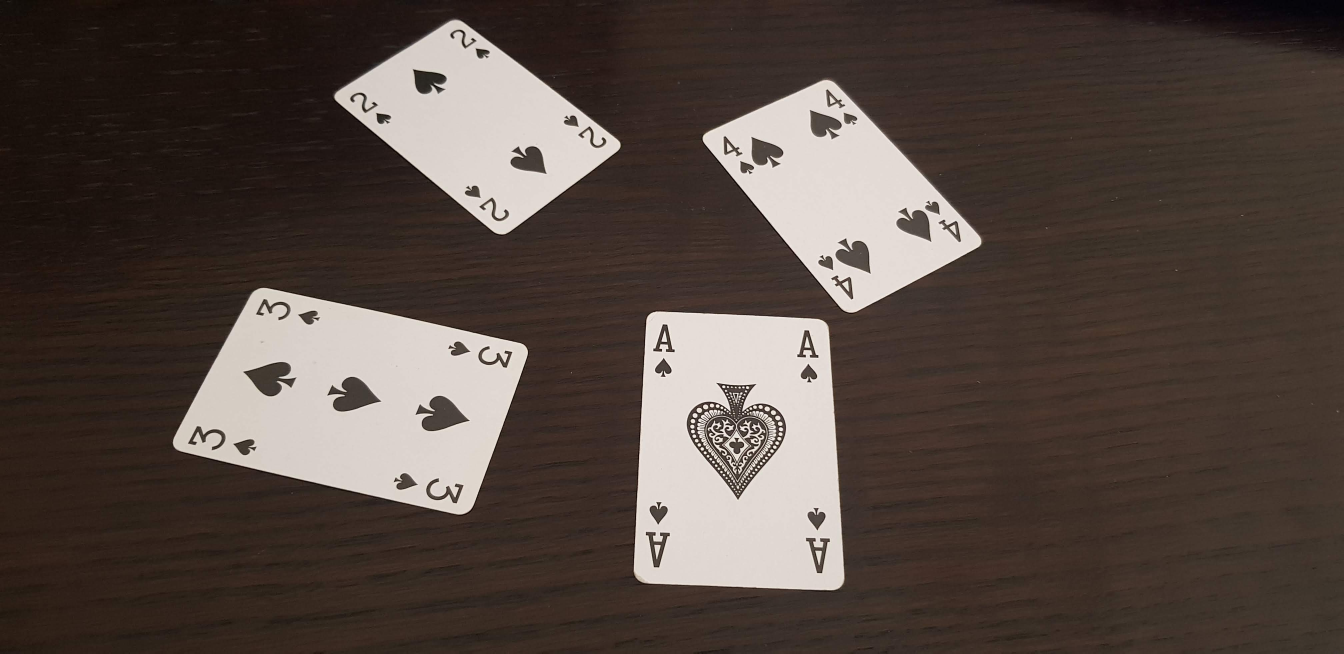
#> input picture Card_Detection/Input_Images/test_01.jpg, 4032 x 1960 px, found by its file name (shown at 1/3 size)
$ python card_detection.py   (older library calls are emulated)
#> lines starting #> are read from the running program, lines starting #| are printed output that depends on the picture; after the words box and inside, x2 and y2 are one past the last pixel; in counts of white or black regions, pixels touching at a corner belong together
### Card_Detection/card_detector.py
"""
MTRX5700 - Experimental Robotics
Major Project - Blackjack Robot
Year: 2021
Group 5 - Curry Shop

CardDetector.py
File to detect and extract cards in an image.
"""

# Imports
import cv2 as cv

# Card detector class
class Card_Detector:

    # Constructor
    def __init__(self):

        # Set value for threshold filter
        self.THRESH = 120

        # Set maximum and minimum card area
        self.CARD_AREA_MAX = 1000000
        self.CARD_AREA_MIN = 20000

    # Preprocess image
    def preprocess(self, image):

        # Convert to grayscale
        gray = cv.cvtColor(image, cv.COLOR_BGR2GRAY)
        # Apply blur
        blur = cv.GaussianBlur(gray, (5,5), 0)

        # Extract level of background to compute an adaptive threshold
        w, h = image.shape[0:2]
        # bkg_level = gray[int(h/100)][int(w/2)]
        bkg_level = gray[0][0]
        thresh_filter = bkg_level + self.THRESH

        # Filter with adaptive threshold
        _, thresh_img = cv.threshold(blur, thresh_filter, 255, cv.THRESH_BINARY)

        # Return thresholded image
        return thresh_img

    # Find cards by examining contours in image
    def find_cards(self, img):

        # Extract contours
        # contours, heir = cv.findContours(img, cv.RETR_TREE, cv.CHAIN_APPROX_SIMPLE)
        _, contours, _ = cv.findContours(img, cv.RETR_EXTERNAL, cv.CHAIN_APPROX_SIMPLE)
        # Sort contours
        contours = sorted(contours, key=cv.contourArea, reverse=True)

        # Empty list of contours
        card_contours = []

        # Iterate through contour found
        for i in contours:

            # Get size of contour
            size = cv.contourArea(i)
            # Get perimeter
            perimeter = cv.arcLength(i, True)
            # Get vertices of contour
            vertices = cv.approxPolyDP(i, 0.01*perimeter, True)

            # Check if area is within bounds and contour has 4 vertices
            if ((size < self.CARD_AREA_MAX) and (size > self.CARD_AREA_MIN) and (len(vertices) == 4)):
                # Append to new list
                card_contours.append(i)

        # Reprort number of cards found
        print(len(card_contours), "cards found.")

        # Return contours of cards
        return card_contours


### Card_Detection/card_detection.py
"""
MTRX5700 - Experimental Robotics
Major Project - Blackjack Robot
Year: 2021
Group 5 - Curry Shop

card-labelling.py
File to detect and extract cards in an image.
"""

# Imports
from card_detector import Card_Detector
import cv2 as cv
import sys

# Function to scale image
def scale_img(src_img, scale):

    # Extract image dimensions
    height = src_img.shape[0]
    width = src_img.shape[1]

    # Scale dimensions
    new_height = int(height * scale/100)
    new_width = int(width * scale/100)

    # Resize image
    img = cv.resize(src_img, (new_width, new_height), interpolation = cv.INTER_AREA)

    # Return new image
    return img


# Main function
if __name__ == "__main__":

    # If extra arguments are given
    if len(sys.argv) == 2:
        # Set path
        img_path = sys.argv[1]
    else:
        # Default image path
        img_path = "Input_Images\\test_01.jpg"

    # Create card detector
    detector = Card_Detector()

    # Read image and scale down
    img1 = cv.imread(img_path)
#> img1 is the input picture: shape (1960, 4032, 3); mean B, G, R 65.6, 72, 84.1
    # cv.imshow("image1", img1)
    cv.imshow("image1", scale_img(img1, 20))
#> in scale_img, `img = cv.resize(src_img, (new_width, new_height), interpolation = cv.I..`:
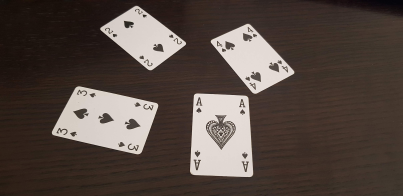
#> img: shape (392, 806, 3) (shown at 1/2 size); mean B, G, R 65.6, 72, 84.1

    # Preprocess image
    img2 = detector.preprocess(img1)
#> in preprocess, `bkg_level = gray[0][0]`: bkg_level = 22
#> in preprocess, `thresh_filter = bkg_level + self.THRESH`: thresh_filter = 142
#> in preprocess, `_, thresh_img = cv.threshold(blur, thresh_filter, 255, cv.THRESH_BINARY)`:
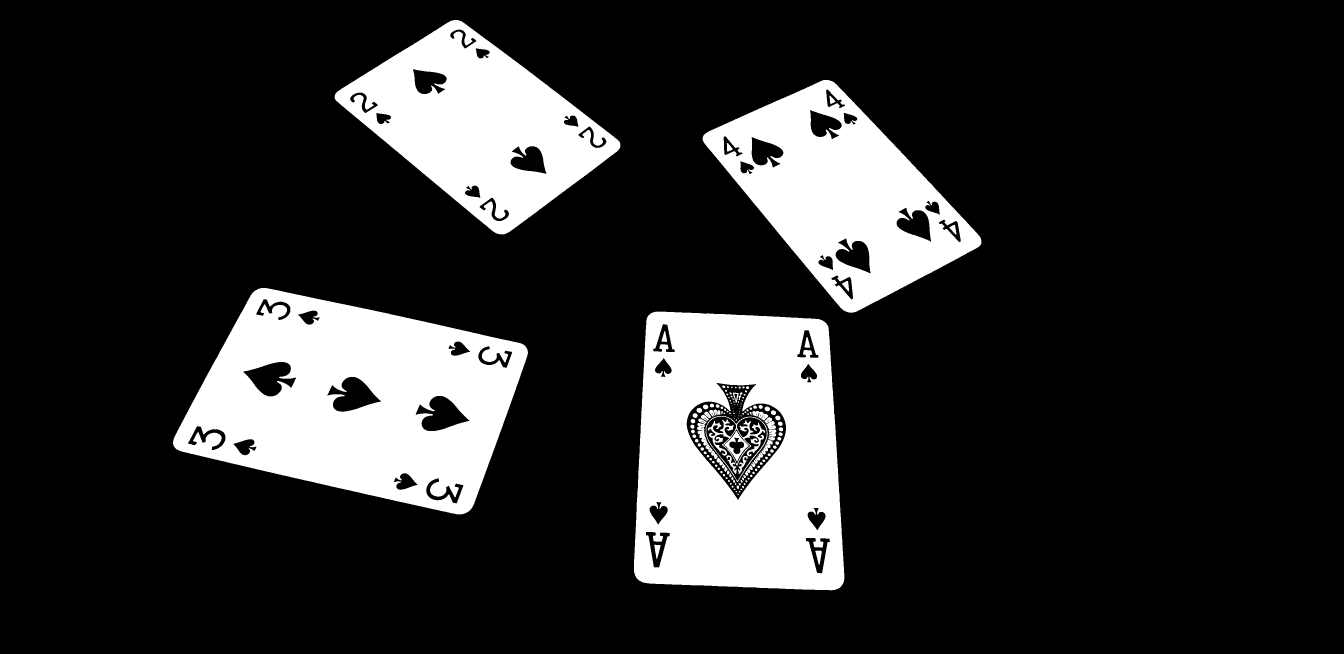
#> thresh_img: shape (1960, 4032) (shown at 1/3 size); 17.6% white; 143 white regions (34 under 20 px)
    # cv.imshow("image2", img2)
    cv.imshow("image2", scale_img(img2, 20))
#> call 2 of scale_img, with scale = 20
#> in scale_img (call 2), `img = cv.resize(src_img, (new_width, new_height), interpolation = cv.I..`:
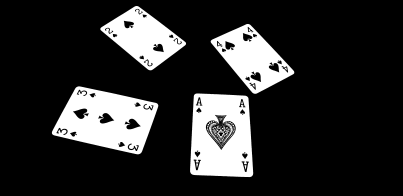
#> img: shape (392, 806) (shown at 1/2 size); min 0, max 255, mean 45

    # Find contours of cards
    contours = detector.find_cards(img2)
#> in find_cards, `_, contours, _ = cv.findContours(img, cv.RETR_EXTERNAL, cv.CHAIN_APPRO..`: contours = 4 contours; box (x1, y1, x2, y2) and area: (1902, 935, 2533, 1771) 479592, (519, 864, 1584, 1543) 477058, (2108, 240, 2944, 938) 300489, (1004, 60, 1861, 703) 282797
#> the loop in find_cards, `for i in contours:` made 4 passes
#> (size, perimeter, vertices) on passes 1 to 4: (479592, 2813.1, [[1952, 940], [1909, 1733], [2518, 1763], [2480, 972]]), (477058, 3001.3, [[758, 877], [524, 1342], [1410, 1530], [1577, 1040]]), (300489, 2336.5, [[2470, 240], [2108, 420], [2558, 937], [2943, 719]]), (282797, 2262.6, [[1357, 61], [1004, 294], [1512, 702], [1860, 430]])
#> after the loop in find_cards, `for i in contours:`: card_contours has the same summary as contours
#| 4 cards found.

    # Draw contours
    img3 = cv.drawContours(img1, contours, -1, (255,0,0), 10)
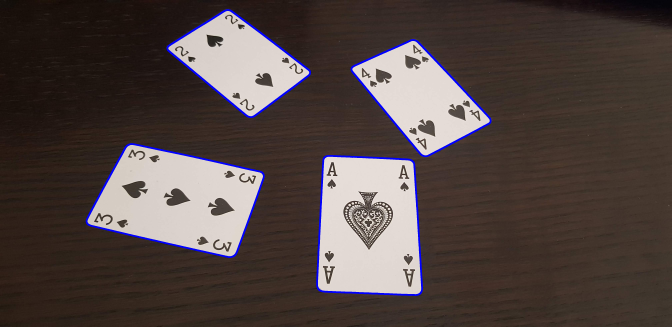
#> img3: shape (1960, 4032, 3) (shown at 1/6 size); mean B, G, R 67.4, 70, 82
    # cv.imshow("image3", img3)
    cv.imshow("image3", scale_img(img3, 20))
#> call 3 of scale_img, with scale = 20
#> in scale_img (call 3), `img = cv.resize(src_img, (new_width, new_height), interpolation = cv.I..`:
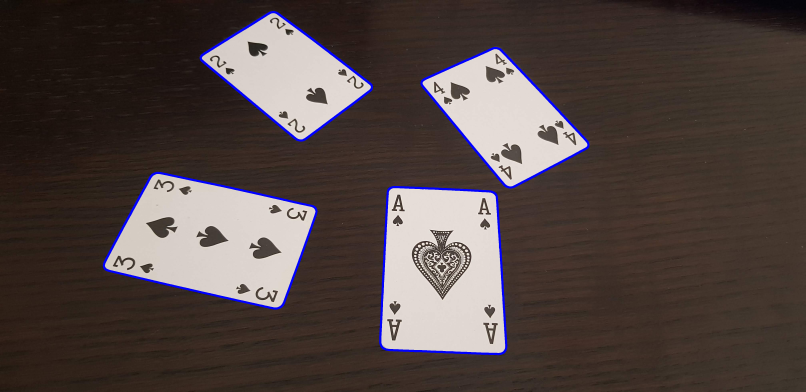
#> img: shape (392, 806, 3); mean B, G, R 67.4, 70, 82

    # Wait for keystroke
    cv.waitKey(0)

    # Close all windows
    cv.destroyAllWindows()

$ run again, with Card_Detection/Input_Images/test_02.jpg copied over Card_Detection/Input_Images/test_01.jpg
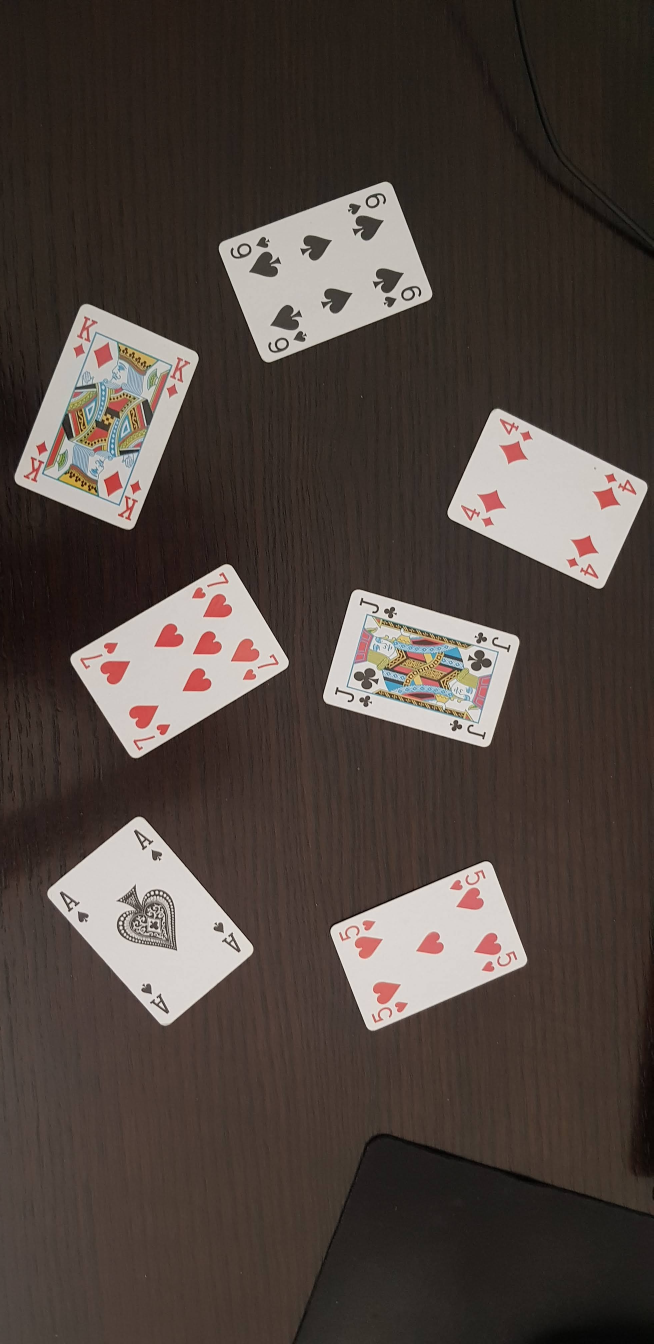
#> input picture Card_Detection/Input_Images/test_02.jpg, 1960 x 4032 px, found by its file name (shown at 1/3 size)
#> img1 is the input picture: shape (4032, 1960, 3); mean B, G, R 63.1, 68.8, 79.4
#> bkg_level = 33
#> thresh_filter = 153
#> in preprocess, `_, thresh_img = cv.threshold(blur, thresh_filter, 255, cv.THRESH_BINARY)`:
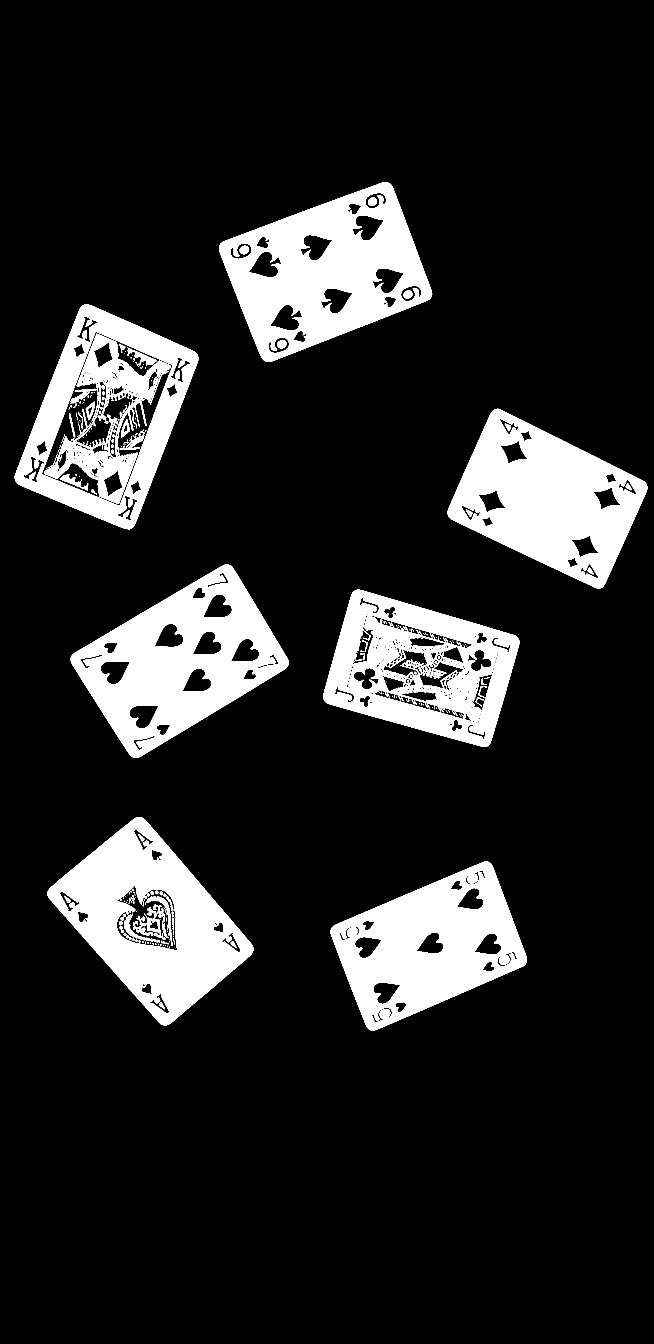
#> thresh_img: shape (4032, 1960) (shown at 1/3 size); 14.5% white; 321 white regions (171 under 20 px)
#> img: shape (806, 392)
#> in find_cards, `_, contours, _ = cv.findContours(img, cv.RETR_EXTERNAL, cv.CHAIN_APPRO..`: contours = 7 contours; box (x1, y1, x2, y2) and area: (44, 913, 595, 1588) 223645, (657, 546, 1297, 1086) 211224, (212, 1693, 866, 2274) 203762, (142, 2451, 760, 3077) 198889, (1343, 1226, 1942, 1765) 185354, (970, 1769, 1558, 2241) 183686, (991, 2585, 1581, 3092) 176254
#> the loop in find_cards, `for i in contours:` made 7 passes
#> (size, perimeter, vertices) on passes 1 to 5: (223645, 2035.6, [[255, 913], [44, 1435], [389, 1587], [594, 1070]]), (211224.5, 1972.3, [[1170, 551], [661, 731], [791, 1080], [1292, 893]]), (203762, 1930.6, [[693, 1697], [215, 1966], [396, 2270], [862, 1999]]), (198889, 1832.6, [[412, 2451], [142, 2683], [496, 3076], [759, 2842]]), (185354.5, 1849.6, [[1482, 1229], [1346, 1550], [1806, 1762], [1938, 1450]])
#> after the loop in find_cards, `for i in contours:`: card_contours has the same summary as contours
#| 7 cards found.
#> in scale_img (call 3), `img = cv.resize(src_img, (new_width, new_height), interpolation = cv.I..`:
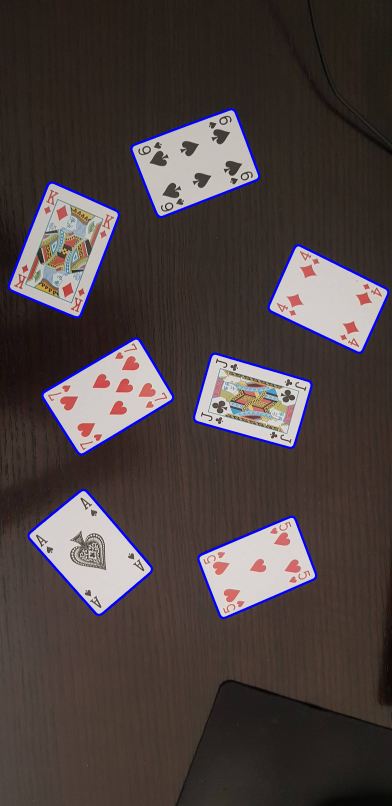
#> img: shape (806, 392, 3); mean B, G, R 65.3, 66.3, 76.8

$ run again, with Card_Detection/Input_Images/test_04.jpg copied over Card_Detection/Input_Images/test_01.jpg
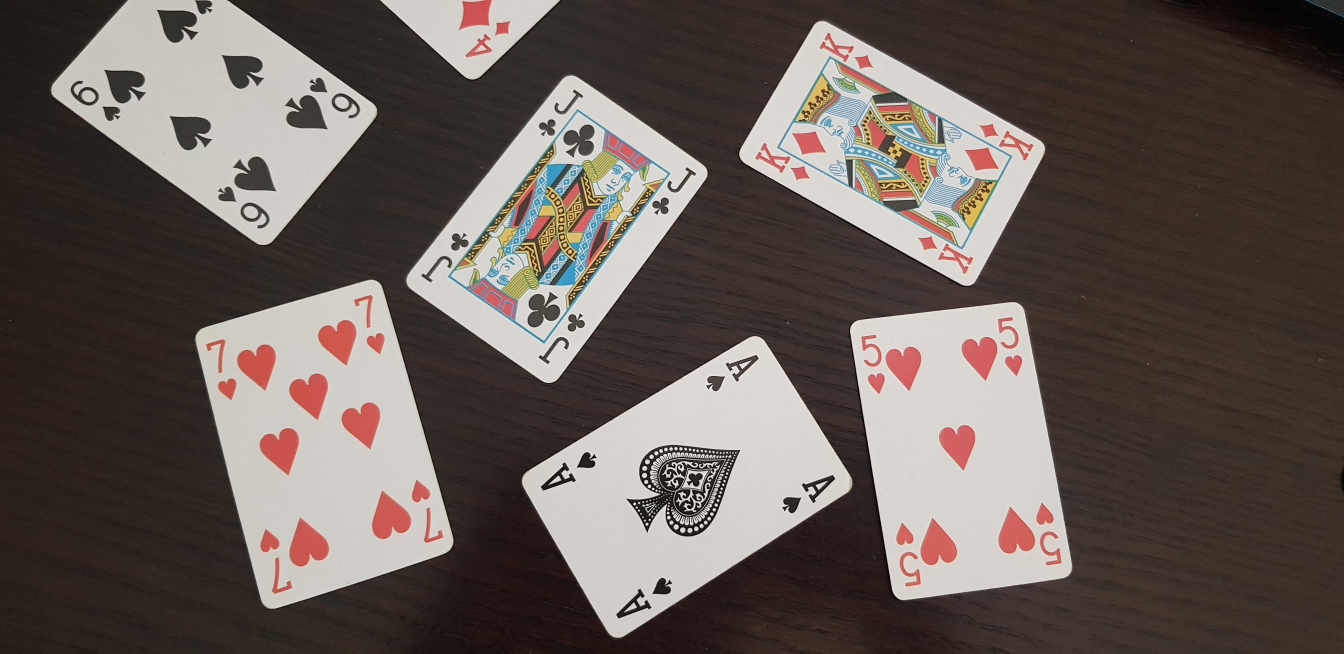
#> input picture Card_Detection/Input_Images/test_04.jpg, 4032 x 1960 px, found by its file name (shown at 1/3 size)
#> img1 is the input picture: shape (1960, 4032, 3); mean B, G, R 85.6, 90.8, 101.3
#> bkg_level = 27
#> thresh_filter = 147
#> in preprocess, `_, thresh_img = cv.threshold(blur, thresh_filter, 255, cv.THRESH_BINARY)`:
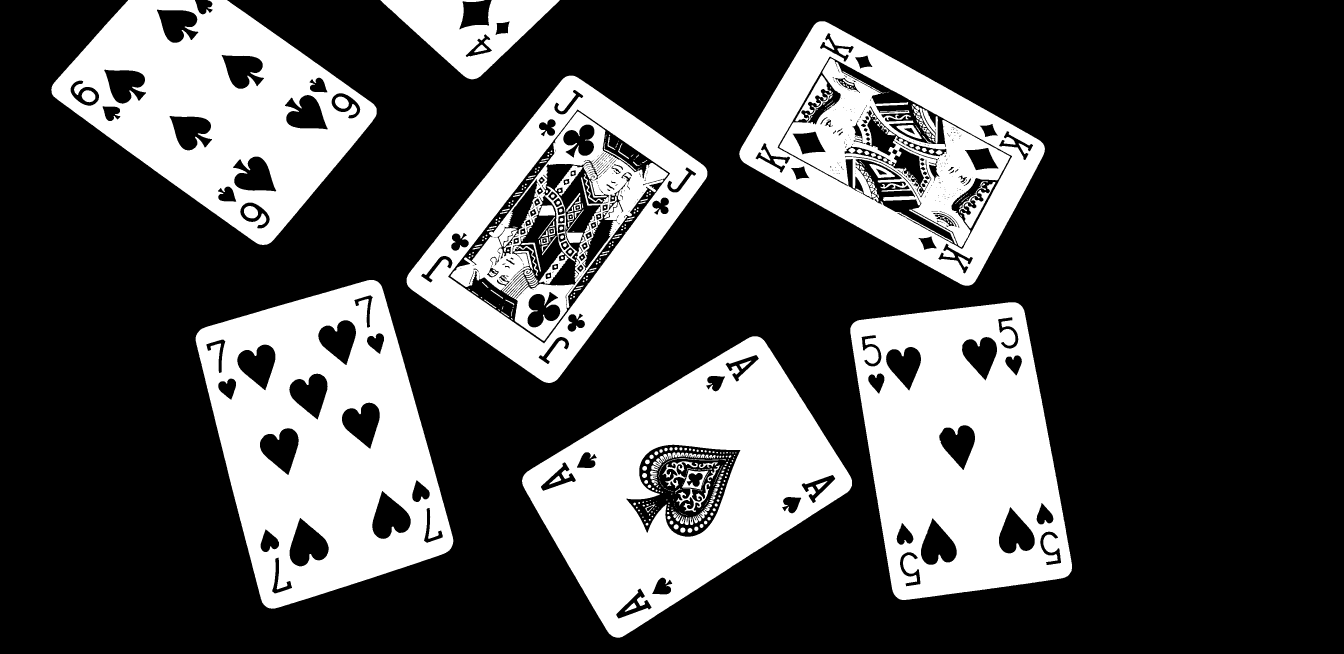
#> thresh_img: shape (1960, 4032) (shown at 1/3 size); 28.6% white; 525 white regions (177 under 20 px)
#> img: shape (392, 806)
#> in find_cards, `_, contours, _ = cv.findContours(img, cv.RETR_EXTERNAL, cv.CHAIN_APPRO..`: contours = 7 contours; box (x1, y1, x2, y2) and area: (587, 840, 1360, 1826) 510606, (1566, 1009, 2556, 1913) 478859, (2551, 907, 3216, 1800) 452404, (1220, 227, 2122, 1149) 432401, (154, 0, 1130, 735) 412572, (2218, 64, 3135, 857) 392727, (1141, 0, 1679, 238) 61416
#> the loop in find_cards, `for i in contours:` made 7 passes
#> (size, perimeter, vertices) on passes 1, 2, 3, 4, 6: (510606, 3048.5, [[1121, 840], [588, 1007], [807, 1824], [1358, 1631]]), (478859, 2953.4, [[2278, 1011], [1568, 1432], [1841, 1910], [2555, 1457]]), (452404.5, 2840.8, [[3052, 909], [2552, 981], [2698, 1797], [3214, 1712]]), (432401, 2758.3, [[1720, 227], [1220, 834], [1643, 1148], [2121, 526]]), (392727, 2707.2, [[2449, 68], [2223, 478], [2917, 852], [3129, 431]])
#> after the loop in find_cards, `for i in contours:`: card_contours = 5 contours; box (x1, y1, x2, y2) and area: (587, 840, 1360, 1826) 510606, (1566, 1009, 2556, 1913) 478859, (2551, 907, 3216, 1800) 452404, (1220, 227, 2122, 1149) 432401, (2218, 64, 3135, 857) 392727
#| 5 cards found.
#> `contours = detector.find_cards(img2)`: contours has the same summary as card_contours in find_cards
#> in scale_img (call 3), `img = cv.resize(src_img, (new_width, new_height), interpolation = cv.I..`:
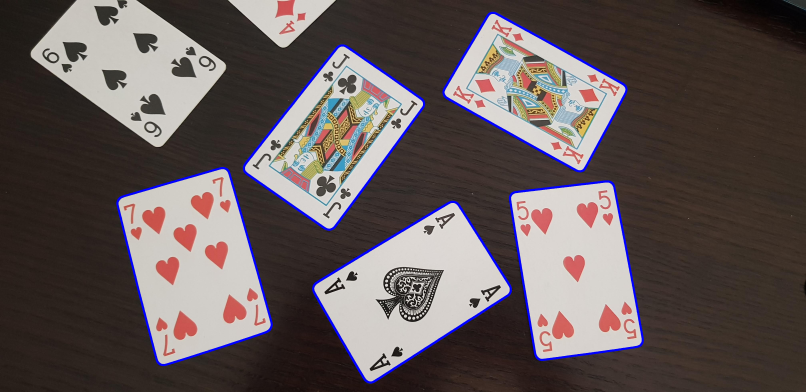
#> img: shape (392, 806, 3); mean B, G, R 87.9, 88, 98.4
